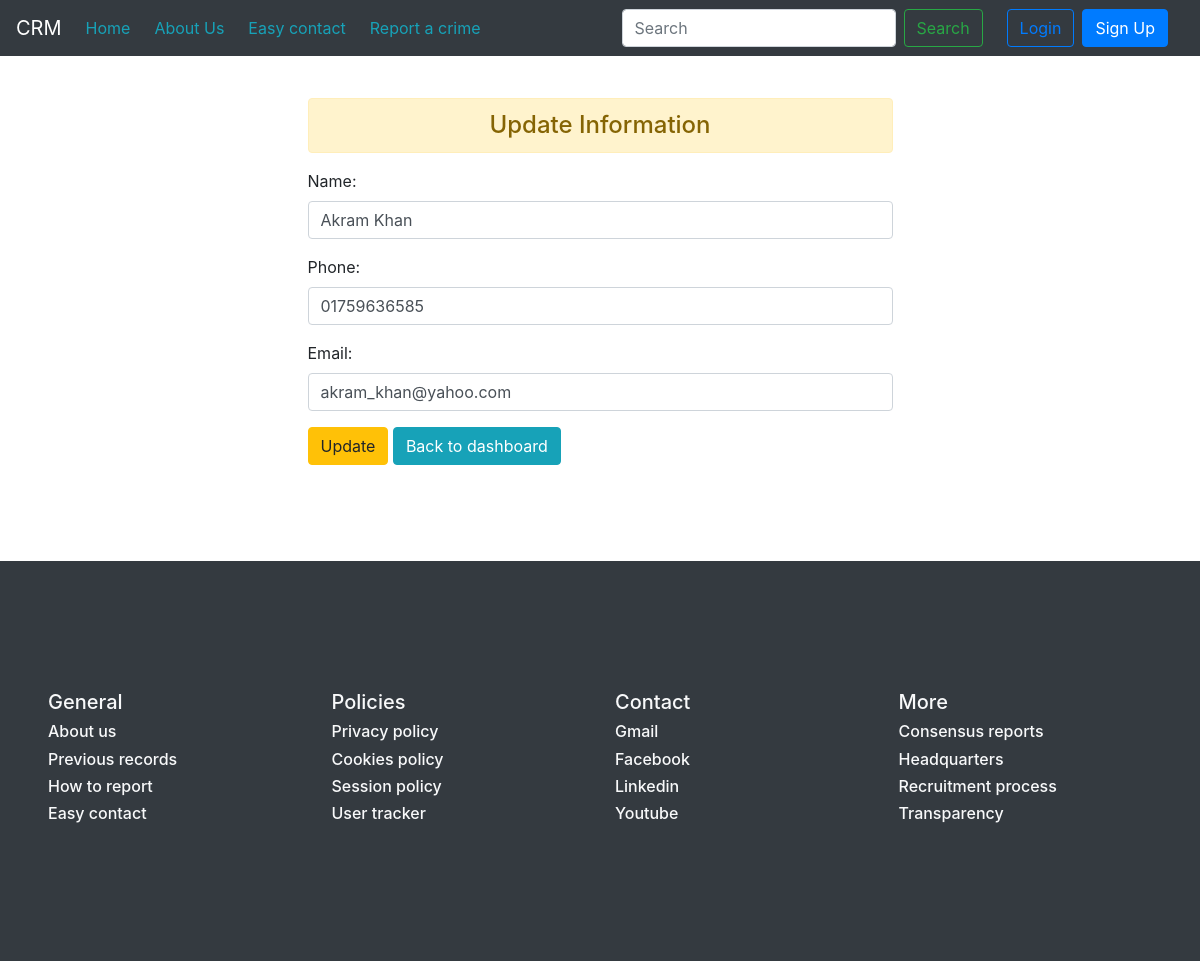
Screenshot of /main/updateInvestigator/1/ with the database file from the repository.
### accounts/models.py (models this page shows)
class Investigator(models.Model):
    id = models.AutoField(primary_key=True)
    investigator_code = models.CharField(max_length=11)
    name = models.CharField(max_length=50)
    phone = models.CharField(max_length=50)
    email = models.CharField(max_length=50)
    cases = models.CharField(max_length=5000)

### main/views.py (the view)
# urls.py: path('updateInvestigator/<int:id>/', views.updateInvestigator, name='updateInvestigator'),
def updateInvestigator(request, id):
    if request.method== 'POST':
        record = Investigator.objects.get(pk=id)
        fm = RegisterInvestigator(request.POST, instance=record) # Generating a form with the values of the record with the given id
        if fm.is_valid():
            fm.save()
    else:
        record = Investigator.objects.get(pk=id)
        fm = RegisterInvestigator(instance=record)
    return render(request, 'main/updateInvestigator.html', {'form':fm})

### main/forms.py
class RegisterInvestigator(forms.ModelForm):
    class Meta:
        model = Investigator
        fields = ['name', 'phone', 'email']
        widgets = {
            'name' : forms.TextInput(attrs={'class':'form-control'}),
            'phone' : forms.TextInput(attrs={'class':'form-control'}),
            'email' : forms.TextInput(attrs={'class':'form-control'}),
        }

### main/templates/main/updateInvestigator.html (shortened to what this page needs)
{% extends 'main/base.html' %}
{% block body %}
    <div class="row d-flex justify-content-center">
        <div class="col-md-6  my-5">
            <h4 class="alert alert-warning text-center">Update Information</h4>
            <form action="" method="POST">  {% csrf_token %}
                {{form.as_p}}
                <input type="submit" class="btn btn-warning" value="Update">
                <a href="/main/adminPanel/" class="btn btn-info text-white">Back to dashboard</a>
            </form>
        </div>
    </div>
{% endblock %}

### rows the page displays
Investigator: name "Akram Khan", phone "01759636585", email "akram_khan@yahoo.com"
